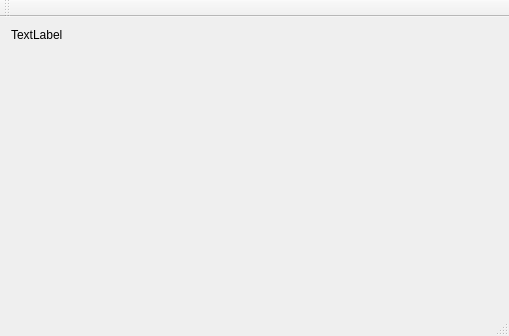
<?xml version="1.0" encoding="UTF-8"?>
<ui version="4.0">
 <class>MainWindow</class>
 <widget class="QMainWindow" name="MainWindow">
  <property name="geometry">
   <rect>
    <x>0</x>
    <y>0</y>
    <width>509</width>
    <height>336</height>
   </rect>
  </property>
  <property name="windowTitle">
   <string>MainWindow</string>
  </property>
  <widget class="QWidget" name="centralWidget">
   <layout class="QVBoxLayout" name="mainLayout">
    <item>
     <widget class="QLabel" name="label">
      <property name="text">
       <string>TextLabel</string>
      </property>
     </widget>
    </item>
    <item>
     <spacer name="verticalSpacer">
      <property name="orientation">
       <enum>Qt::Vertical</enum>
      </property>
      <property name="sizeHint" stdset="0">
       <size>
        <width>20</width>
        <height>238</height>
       </size>
      </property>
     </spacer>
    </item>
   </layout>
  </widget>
  <widget class="QMenuBar" name="menuBar">
   <property name="geometry">
    <rect>
     <x>0</x>
     <y>0</y>
     <width>509</width>
     <height>24</height>
    </rect>
   </property>
  </widget>
  <widget class="QToolBar" name="mainToolBar">
   <attribute name="toolBarArea">
    <enum>TopToolBarArea</enum>
   </attribute>
   <attribute name="toolBarBreak">
    <bool>false</bool>
   </attribute>
  </widget>
  <widget class="QStatusBar" name="statusBar"/>
 </widget>
 <layoutdefault spacing="6" margin="11"/>
 <resources/>
 <connections/>
</ui>
